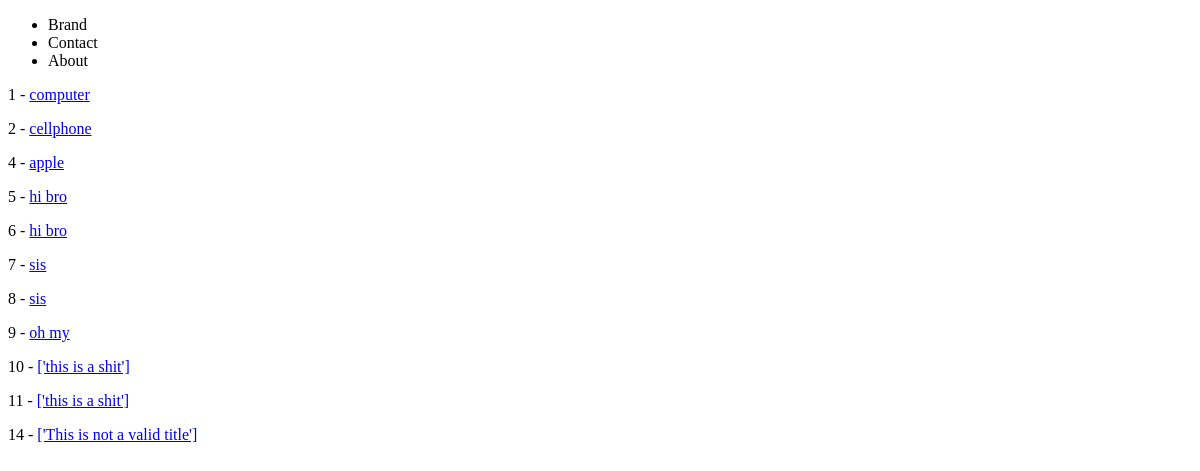
Before: /products/ with the older database file.
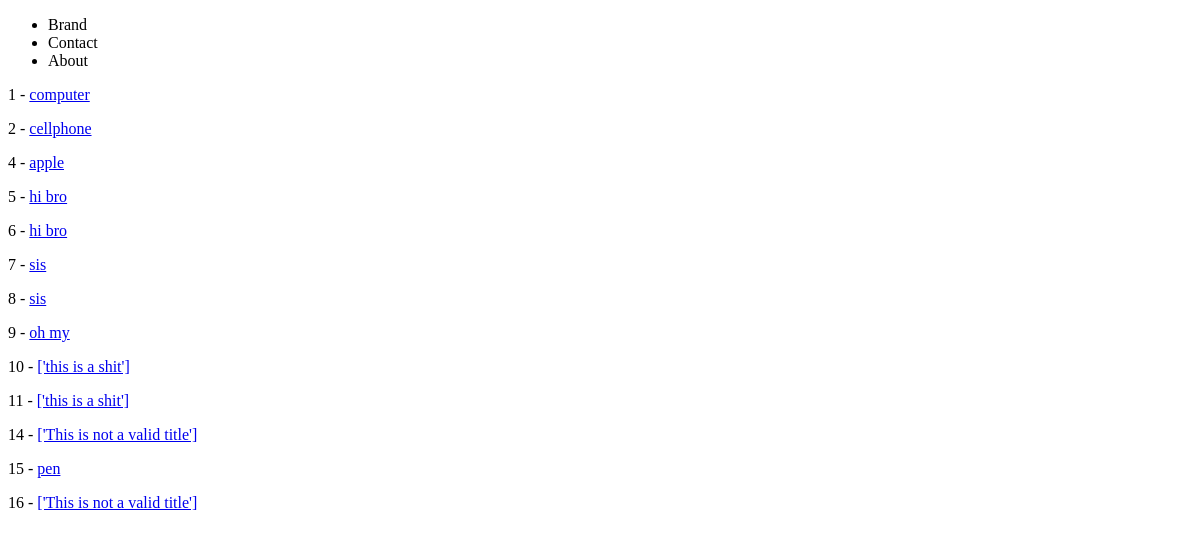
After: the same page with the newer database file.
### products/models.py (models this page shows)
class Product(models.Model):
    title = models.CharField(max_length=50,)
    description = models.TextField(blank = True, null = True)
    price = models.DecimalField(decimal_places=2, max_digits=1000)
    summary = models.TextField(blank = False, null = False)
    featured = models.BooleanField(default=False)
    def get_absolute_url(self):
        return reverse('products:product-detail', kwargs={'my_id':self.id})

### products/views.py (the view)
# urls.py: path('', product_list_view,name='product-list'),
def product_list_view(request):
    queryset = Product.objects.all()
    context = {
        'object_list' : queryset,
    }
    return render(request, 'product/list.html', context)

### templates/product/list.html
{% extends 'base.html' %}
{% block content%}
{% for temp in object_list %}
    <p>{{temp.id}} -  <a href="{{ temp.get_absolute_url }}">{{temp.title}}</a></p>
{% endfor %}
{% endblock %}

### templates/base.html (shortened to what this page needs)
<!DOCTYPE html>
<html>
<head>
</head>
<body>
    {% include 'navbar.html' %}
    {% block content %}{% endblock content %}
</body>
</html>

### templates/navbar.html
<nav>
    <ul>
        <li>Brand</li>
        <li>Contact</li>
        <li>About</li>
    </ul>
</nav>

Changed rows visible on the page:
added Product: id "15", title "pen"
added Product: id "16", title "['This is not a valid title']"
